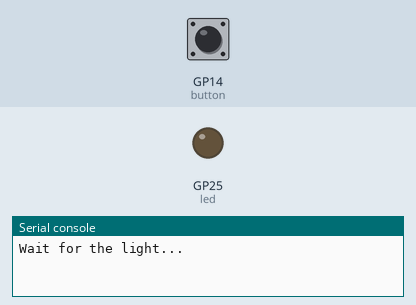
Simulated run of this program. Board: Raspberry Pi Pico running MicroPython. Shown: output pins drawn as LEDs (lit = HIGH), the last lines printed to the serial console. The test bench sets the inputs (shaded band); at power-on: GP14 (button) LOW. Random numbers come from a fixed seed.

Above: at 1.2 s.
1.3 s: GP14 (button) pulled HIGH for 3.2 s
At 14.2 s:
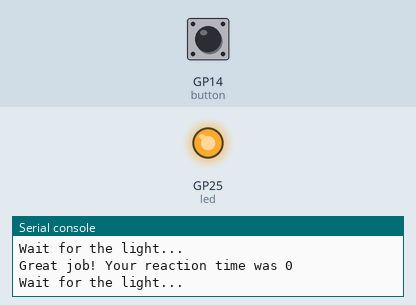
Timing chart, 0 to 14.5 s (numbered marks = the images above; inputs shaded):
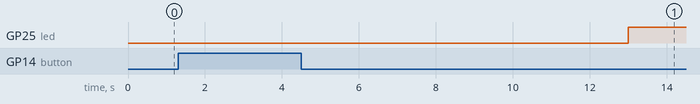

The program:

app3-reaction-timer.py
```python
from machine import Pin
from random import randint
from utime import sleep, ticks_ms

button = Pin(14, Pin.IN, Pin.PULL_DOWN)
led = Pin(25, Pin.OUT)


while True:
    led.value(0)
    print("Wait for the light...")

    wait_time = randint(3, 5)
    sleep(wait_time)
    start_time = ticks_ms()

    led.value(1)

    while button.value() == 0:
        pass

    led.value(0)
    react_time = ticks_ms() - start_time
    print(f"Great job! Your reaction time was {react_time}")
    sleep(5)
```
